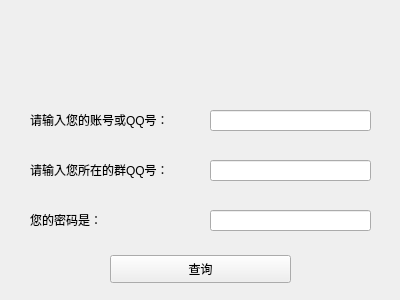
<?xml version="1.0" encoding="UTF-8"?>
<ui version="4.0">
 <class>ForgetPass</class>
 <widget class="QWidget" name="ForgetPass">
  <property name="geometry">
   <rect>
    <x>0</x>
    <y>0</y>
    <width>400</width>
    <height>300</height>
   </rect>
  </property>
  <property name="windowTitle">
   <string>ForgetPass</string>
  </property>
  <widget class="QWidget" name="bodyWidget" native="true">
   <property name="geometry">
    <rect>
     <x>0</x>
     <y>80</y>
     <width>400</width>
     <height>220</height>
    </rect>
   </property>
   <property name="bottomskin" stdset="0">
    <bool>true</bool>
   </property>
   <widget class="QLabel" name="label">
    <property name="geometry">
     <rect>
      <x>30</x>
      <y>32</y>
      <width>161</width>
      <height>16</height>
     </rect>
    </property>
    <property name="text">
     <string>请输入您的账号或QQ号：</string>
    </property>
   </widget>
   <widget class="QLabel" name="label_2">
    <property name="geometry">
     <rect>
      <x>30</x>
      <y>82</y>
      <width>161</width>
      <height>16</height>
     </rect>
    </property>
    <property name="text">
     <string>请输入您所在的群QQ号：</string>
    </property>
   </widget>
   <widget class="QLineEdit" name="editEmployaccount">
    <property name="geometry">
     <rect>
      <x>210</x>
      <y>30</y>
      <width>161</width>
      <height>21</height>
     </rect>
    </property>
   </widget>
   <widget class="QLineEdit" name="editDepartID">
    <property name="geometry">
     <rect>
      <x>210</x>
      <y>80</y>
      <width>161</width>
      <height>21</height>
     </rect>
    </property>
   </widget>
   <widget class="QLabel" name="label_3">
    <property name="geometry">
     <rect>
      <x>30</x>
      <y>132</y>
      <width>161</width>
      <height>16</height>
     </rect>
    </property>
    <property name="text">
     <string>您的密码是：</string>
    </property>
   </widget>
   <widget class="QLineEdit" name="editPass">
    <property name="geometry">
     <rect>
      <x>210</x>
      <y>130</y>
      <width>161</width>
      <height>21</height>
     </rect>
    </property>
   </widget>
   <widget class="QPushButton" name="btnFind">
    <property name="geometry">
     <rect>
      <x>110</x>
      <y>175</y>
      <width>181</width>
      <height>28</height>
     </rect>
    </property>
    <property name="text">
     <string>查询</string>
    </property>
   </widget>
  </widget>
  <widget class="QWidget" name="titleWidget" native="true">
   <property name="geometry">
    <rect>
     <x>0</x>
     <y>0</y>
     <width>400</width>
     <height>80</height>
    </rect>
   </property>
   <property name="titleskin" stdset="0">
    <bool>true</bool>
   </property>
  </widget>
 </widget>
 <layoutdefault spacing="6" margin="11"/>
 <resources/>
 <connections/>
</ui>
